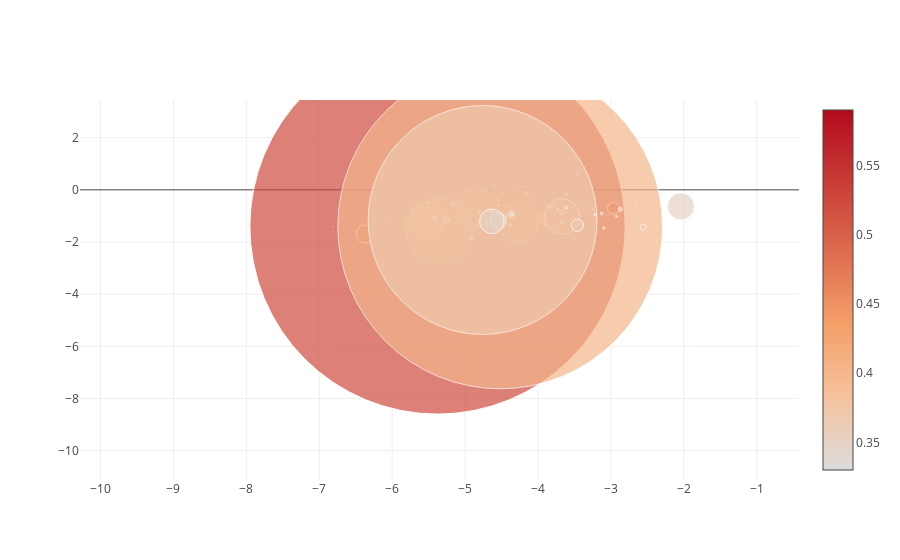

The code cell stored with this chart in its notebook:
### Code cell
mylib.launch_campaign_about('vin')

### Figure 1 — Plotly figure (JSON) as saved in the notebook; plotly's stock layout.template omitted (floating-point values rounded to 4 significant figures)
{"data": [{"marker": {"color": [0.59, 0.52, 0.51, 0.51, 0.5, 0.5, 0.5, 0.5, 0.49, 0.48, 0.48, 0.47, 0.47, 0.47, 0.47, 0.46, 0.46, 0.46, 0.46, 0.46, 0.45, 0.45, 0.44, 0.44, 0.44, 0.44, 0.44, 0.43, 0.43, 0.43, 0.43, 0.43, 0.42, 0.42, 0.42, 0.42, 0.42, 0.42, 0.42, 0.42, 0.41, 0.41, 0.41, 0.41, 0.41, 0.4, 0.4, 0.4, 0.4, 0.4, 0.4, 0.4, 0.4, 0.4, 0.4, 0.4, 0.4, 0.39, 0.39, 0.39, 0.39, 0.39, 0.39, 0.39, 0.39, 0.39, 0.38, 0.38, 0.38, 0.38, 0.38, 0.37, 0.37, 0.37, 0.37, 0.37, 0.37, 0.37, 0.37, 0.37, 0.36, 0.36, 0.36, 0.36, 0.35, 0.35, 0.35, 0.35, 0.35, 0.35, 0.35, 0.35, 0.34, 0.34, 0.34, 0.34, 0.34, 0.34, 0.33, 0.33], "showscale": true, "size": [3.101, 375.3, 0.8917, 0.7266, 0.979, 1.041, 11.9, 0.5564, 6.463, 3.067, 13.53, 4.349, 18.21, 0.681, 46.99, 4.162, 13.98, 5.545, 0.8313, 0.6134, 1.678, 3.373, 0.3184, 3.698, 2.773, 4.102, 0.6524, 3.46, 1.137, 34.8, 0.8445, 39.77, 40.12, 3.435, 1.001, 10.12, 0.6499, 3.606, 6.632, 0.1626, 1.641, 1.043, 1.447, 65.43, 2.731, 0.498, 0.87, 324.8, 2.324, 1.06, 2.64, 3.465, 0.9551, 1.398, 35.15, 0.5949, 4.144, 0.4806, 2.651, 5.647, 2.252, 0.3329, 3.007, 7.925, 0.9087, 1.336, 2.131, 2.213, 0.401, 0.9276, 3.75, 0.793, 3.616, 0.8172, 228.8, 12.36, 5.782, 0.382, 0.35, 0.3793, 0.6399, 1.685, 0.7804, 2.516, 2.697, 16.42, 0.7338, 1.892, 27.27, 0.7671, 24.62, 1.423, 3.597, 0.3561, 2.684, 0.8842, 3.903, 0.9411, 0.1733, 0.4084]}, "mode": "markers", "text": ["instagram URL: http://instagram.com/web/friendships/10445303/follow/<br>instagram ID: 10445303<br>final measure: 0.59<br>likes: 17104<br>followers: 1442<br>likesperday: 39.0<br>", "instagram URL: http://instagram.com/web/friendships/550862816/follow/<br>instagram ID: 550862816<br>final measure: 0.52<br>likes: 435683<br>followers: 29155<br>likesperday: 1109.0<br>", "instagram URL: http://instagram.com/web/friendships/1970641110/follow/<br>instagram ID: 1970641110<br>final measure: 0.51<br>likes: 11550<br>followers: 459<br>likesperday: 15.0<br>", "instagram URL: http://instagram.com/web/friendships/628300702/follow/<br>instagram ID: 628300702<br>final measure: 0.51<br>likes: 9056<br>followers: 530<br>likesperday: 11.0<br>", "instagram URL: http://instagram.com/web/friendships/1986678688/follow/<br>instagram ID: 1986678688<br>final measure: 0.5<br>likes: 10793<br>followers: 444<br>likesperday: 20.0<br>", "instagram URL: http://instagram.com/web/friendships/1429052467/follow/<br>instagram ID: 1429052467<br>final measure: 0.5<br>likes: 13037<br>followers: 462<br>likesperday: 18.0<br>", "instagram URL: http://instagram.com/web/friendships/3090633824/follow/<br>instagram ID: 3090633824<br>final measure: 0.5<br>likes: 45382<br>followers: 4055<br>likesperday: 77.0<br>", "instagram URL: http://instagram.com/web/friendships/1773767930/follow/<br>instagram ID: 1773767930<br>final measure: 0.5<br>likes: 8492<br>followers: 405<br>likesperday: 9.0<br>", "instagram URL: http://instagram.com/web/friendships/3236337977/follow/<br>instagram ID: 3236337977<br>final measure: 0.49<br>likes: 27370<br>followers: 2312<br>likesperday: 66.0<br>", "instagram URL: http://instagram.com/web/friendships/1791529568/follow/<br>instagram ID: 1791529568<br>final measure: 0.48<br>likes: 18045<br>followers: 389<br>likesperday: 134.0<br>", "instagram URL: http://instagram.com/web/friendships/35525377/follow/<br>instagram ID: 35525377<br>final measure: 0.48<br>likes: 34813<br>followers: 7962<br>likesperday: 66.0<br>", "instagram URL: http://instagram.com/web/friendships/2069866026/follow/<br>instagram ID: 2069866026<br>final measure: 0.47<br>likes: 26295<br>followers: 999<br>likesperday: 72.0<br>", "instagram URL: http://instagram.com/web/friendships/1570991709/follow/<br>instagram ID: 1570991709<br>final measure: 0.47<br>likes: 54457<br>followers: 5118<br>likesperday: 119.0<br>", "instagram URL: http://instagram.com/web/friendships/4318223424/follow/<br>instagram ID: 4318223424<br>final measure: 0.47<br>likes: 5246<br>followers: 260<br>likesperday: 34.0<br>", "instagram URL: http://instagram.com/web/friendships/387082399/follow/<br>instagram ID: 387082399<br>final measure: 0.47<br>likes: 77807<br>followers: 13912<br>likesperday: 204.0<br>", "instagram URL: http://instagram.com/web/friendships/3102591805/follow/<br>instagram ID: 3102591805<br>final measure: 0.46<br>likes: 26132<br>followers: 1105<br>likesperday: 60.0<br>", "instagram URL: http://instagram.com/web/friendships/16095281/follow/<br>instagram ID: 16095281<br>final measure: 0.46<br>likes: 41073<br>followers: 4623<br>likesperday: 103.0<br>", "instagram URL: http://instagram.com/web/friendships/2519129001/follow/<br>instagram ID: 2519129001<br>final measure: 0.46<br>likes: 29483<br>followers: 2425<br>likesperday: 43.0<br>", "instagram URL: http://instagram.com/web/friendships/3012022771/follow/<br>instagram ID: 3012022771<br>final measure: 0.46<br>likes: 9409<br>followers: 408<br>likesperday: 18.0<br>", "instagram URL: http://instagram.com/web/friendships/211539883/follow/<br>instagram ID: 211539883<br>final measure: 0.46<br>likes: 5402<br>followers: 387<br>likesperday: 18.0<br>", "instagram URL: http://instagram.com/web/friendships/1989953266/follow/<br>instagram ID: 1989953266<br>final measure: 0.45<br>likes: 15404<br>followers: 481<br>likesperday: 38.0<br>", "instagram URL: http://instagram.com/web/friendships/260742555/follow/<br>instagram ID: 260742555<br>final measure: 0.45<br>likes: 14980<br>followers: 678<br>likesperday: 112.0<br>", "instagram URL: http://instagram.com/web/friendships/863432690/follow/<br>instagram ID: 863432690<br>final measure: 0.44<br>likes: 5336<br>followers: 475<br>likesperday: 4.0<br>", "instagram URL: http://instagram.com/web/friendships/4638914639/follow/<br>instagram ID: 4638914639<br>final measure: 0.44<br>likes: 15149<br>followers: 1672<br>likesperday: 54.0<br>", "instagram URL: http://instagram.com/web/friendships/2304800847/follow/<br>instagram ID: 2304800847<br>final measure: 0.44<br>likes: 19039<br>followers: 603<br>likesperday: 67.0<br>", "instagram URL: http://instagram.com/web/friendships/1364156278/follow/<br>instagram ID: 1364156278<br>final measure: 0.44<br>likes: 5557<br>followers: 6881<br>likesperday: 44.0<br>", "instagram URL: http://instagram.com/web/friendships/3500062985/follow/<br>instagram ID: 3500062985<br>final measure: 0.44<br>likes: 6323<br>followers: 374<br>likesperday: 18.0<br>", "instagram URL: http://instagram.com/web/friendships/406695329/follow/<br>instagram ID: 406695329<br>final measure: 0.43<br>likes: 13775<br>followers: 2997<br>likesperday: 29.0<br>", "instagram URL: http://instagram.com/web/friendships/22176722/follow/<br>instagram ID: 22176722<br>final measure: 0.43<br>likes: 12500<br>followers: 398<br>likesperday: 26.0<br>", "instagram URL: http://instagram.com/web/friendships/1700279093/follow/<br>instagram ID: 1700279093<br>final measure: 0.43<br>likes: 74179<br>followers: 9119<br>likesperday: 179.0<br>", "instagram URL: http://instagram.com/web/friendships/3161467688/follow/<br>instagram ID: 3161467688<br>final measure: 0.43<br>likes: 7591<br>followers: 671<br>likesperday: 14.0<br>", "instagram URL: http://instagram.com/web/friendships/5565677408/follow/<br>instagram ID: 5565677408<br>final measure: 0.43<br>likes: 46845<br>followers: 8338<br>likesperday: 405.0<br>", "instagram URL: http://instagram.com/web/friendships/372961788/follow/<br>instagram ID: 372961788<br>final measure: 0.42<br>likes: 106263<br>followers: 9017<br>likesperday: 168.0<br>", "instagram URL: http://instagram.com/web/friendships/3526270187/follow/<br>instagram ID: 3526270187<br>final measure: 0.42<br>likes: 14993<br>followers: 2315<br>likesperday: 34.0<br>", "instagram URL: http://instagram.com/web/friendships/1911910166/follow/<br>instagram ID: 1911910166<br>final measure: 0.42<br>likes: 11219<br>followers: 687<br>likesperday: 13.0<br>", "instagram URL: http://instagram.com/web/friendships/177173101/follow/<br>instagram ID: 177173101<br>final measure: 0.42<br>likes: 36527<br>followers: 2354<br>likesperday: 119.0<br>", "instagram URL: http://instagram.com/web/friendships/55767322/follow/<br>instagram ID: 55767322<br>final measure: 0.42<br>likes: 8334<br>followers: 362<br>likesperday: 14.0<br>", "instagram URL: http://instagram.com/web/friendships/3520620670/follow/<br>instagram ID: 3520620670<br>final measure: 0.42<br>likes: 19865<br>followers: 1259<br>likesperday: 52.0<br>", "instagram URL: http://instagram.com/web/friendships/180180581/follow/<br>instagram ID: 180180581<br>final measure: 0.42<br>likes: 22514<br>followers: 2873<br>likesperday: 68.0<br>", "instagram URL: http://instagram.com/web/friendships/3988575379/follow/<br>instagram ID: 3988575379<br>final measure: 0.42<br>likes: 1627<br>followers: 271<br>likesperday: 6.0<br>", "instagram URL: http://instagram.com/web/friendships/1795985734/follow/<br>instagram ID: 1795985734<br>final measure: 0.41<br>likes: 20394<br>followers: 629<br>likesperday: 21.0<br>", "instagram URL: http://instagram.com/web/friendships/2282255370/follow/<br>instagram ID: 2282255370<br>final measure: 0.41<br>likes: 10150<br>followers: 765<br>likesperday: 14.0<br>", "instagram URL: http://instagram.com/web/friendships/4775323948/follow/<br>instagram ID: 4775323948<br>final measure: 0.41<br>likes: 9104<br>followers: 426<br>likesperday: 54.0<br>", "instagram URL: http://instagram.com/web/friendships/3672733479/follow/<br>instagram ID: 3672733479<br>final measure: 0.41<br>likes: 206931<br>followers: 4231<br>likesperday: 489.0<br>", "instagram URL: http://instagram.com/web/friendships/3266021842/follow/<br>instagram ID: 3266021842<br>final measure: 0.41<br>likes: 18710<br>followers: 712<br>likesperday: 56.0<br>", "instagram URL: http://instagram.com/web/friendships/3570805882/follow/<br>instagram ID: 3570805882<br>final measure: 0.4<br>likes: 4835<br>followers: 513<br>likesperday: 10.0<br>", "instagram URL: http://instagram.com/web/friendships/1509964861/follow/<br>instagram ID: 1509964861<br>final measure: 0.4<br>likes: 7242<br>followers: 1742<br>likesperday: 6.0<br>", "instagram URL: http://instagram.com/web/friendships/49407006/follow/<br>instagram ID: 49407006<br>final measure: 0.4<br>likes: 356517<br>followers: 19885<br>likesperday: 1488.0<br>", "instagram URL: http://instagram.com/web/friendships/192699912/follow/<br>instagram ID: 192699912<br>final measure: 0.4<br>likes: 13346<br>followers: 1094<br>likesperday: 37.0<br>", "instagram URL: http://instagram.com/web/friendships/4325390/follow/<br>instagram ID: 4325390<br>final measure: 0.4<br>likes: 11499<br>followers: 296<br>likesperday: 33.0<br>", "instagram URL: http://instagram.com/web/friendships/21712942/follow/<br>instagram ID: 21712942<br>final measure: 0.4<br>likes: 13824<br>followers: 1050<br>likesperday: 48.0<br>", "instagram URL: http://instagram.com/web/friendships/1689554515/follow/<br>instagram ID: 1689554515<br>final measure: 0.4<br>likes: 31367<br>followers: 589<br>likesperday: 65.0<br>", "instagram URL: http://instagram.com/web/friendships/708338909/follow/<br>instagram ID: 708338909<br>final measure: 0.4<br>likes: 13916<br>followers: 285<br>likesperday: 23.0<br>", "instagram URL: http://instagram.com/web/friendships/2150666103/follow/<br>instagram ID: 2150666103<br>final measure: 0.4<br>likes: 11739<br>followers: 832<br>likesperday: 20.0<br>", "instagram URL: http://instagram.com/web/friendships/2714065319/follow/<br>instagram ID: 2714065319<br>final measure: 0.4<br>likes: 73253<br>followers: 12779<br>likesperday: 132.0<br>", "instagram URL: http://instagram.com/web/friendships/2128802058/follow/<br>instagram ID: 2128802058<br>final measure: 0.4<br>likes: 6945<br>followers: 637<br>likesperday: 8.0<br>", "instagram URL: http://instagram.com/web/friendships/2138892393/follow/<br>instagram ID: 2138892393<br>final measure: 0.4<br>likes: 27005<br>followers: 1987<br>likesperday: 32.0<br>", "instagram URL: http://instagram.com/web/friendships/4110452225/follow/<br>instagram ID: 4110452225<br>final measure: 0.39<br>likes: 4282<br>followers: 415<br>likesperday: 13.0<br>", "instagram URL: http://instagram.com/web/friendships/4364143025/follow/<br>instagram ID: 4364143025<br>final measure: 0.39<br>likes: 7500<br>followers: 689<br>likesperday: 136.0<br>", "instagram URL: http://instagram.com/web/friendships/2005738262/follow/<br>instagram ID: 2005738262<br>final measure: 0.39<br>likes: 31425<br>followers: 2899<br>likesperday: 35.0<br>", "instagram URL: http://instagram.com/web/friendships/1560782533/follow/<br>instagram ID: 1560782533<br>final measure: 0.39<br>likes: 13760<br>followers: 970<br>likesperday: 38.0<br>", "instagram URL: http://instagram.com/web/friendships/2260815255/follow/<br>instagram ID: 2260815255<br>final measure: 0.39<br>likes: 922<br>followers: 707<br>likesperday: 17.0<br>", "instagram URL: http://instagram.com/web/friendships/2200300380/follow/<br>instagram ID: 2200300380<br>final measure: 0.39<br>likes: 21889<br>followers: 1377<br>likesperday: 30.0<br>", "instagram URL: http://instagram.com/web/friendships/4021753258/follow/<br>instagram ID: 4021753258<br>final measure: 0.39<br>likes: 51541<br>followers: 967<br>likesperday: 126.0<br>", "instagram URL: http://instagram.com/web/friendships/2996122784/follow/<br>instagram ID: 2996122784<br>final measure: 0.39<br>likes: 5492<br>followers: 537<br>likesperday: 28.0<br>", "instagram URL: http://instagram.com/web/friendships/450014318/follow/<br>instagram ID: 450014318<br>final measure: 0.39<br>likes: 12776<br>followers: 341<br>likesperday: 41.0<br>", "instagram URL: http://instagram.com/web/friendships/4026664047/follow/<br>instagram ID: 4026664047<br>final measure: 0.38<br>likes: 14143<br>followers: 434<br>likesperday: 74.0<br>", "instagram URL: http://instagram.com/web/friendships/2052904719/follow/<br>instagram ID: 2052904719<br>final measure: 0.38<br>likes: 25673<br>followers: 636<br>likesperday: 30.0<br>", "instagram URL: http://instagram.com/web/friendships/1680873411/follow/<br>instagram ID: 1680873411<br>final measure: 0.38<br>likes: 3470<br>followers: 309<br>likesperday: 15.0<br>", "instagram URL: http://instagram.com/web/friendships/2880964/follow/<br>instagram ID: 2880964<br>final measure: 0.38<br>likes: 12310<br>followers: 699<br>likesperday: 10.0<br>", "instagram URL: http://instagram.com/web/friendships/3949628454/follow/<br>instagram ID: 3949628454<br>final measure: 0.38<br>likes: 24663<br>followers: 983<br>likesperday: 58.0<br>", "instagram URL: http://instagram.com/web/friendships/1172540098/follow/<br>instagram ID: 1172540098<br>final measure: 0.37<br>likes: 12390<br>followers: 564<br>likesperday: 9.0<br>", "instagram URL: http://instagram.com/web/friendships/1788781813/follow/<br>instagram ID: 1788781813<br>final measure: 0.37<br>likes: 20290<br>followers: 1074<br>likesperday: 60.0<br>", "instagram URL: http://instagram.com/web/friendships/2037900235/follow/<br>instagram ID: 2037900235<br>final measure: 0.37<br>likes: 10841<br>followers: 440<br>likesperday: 14.0<br>", "instagram URL: http://instagram.com/web/friendships/6838072/follow/<br>instagram ID: 6838072<br>final measure: 0.37<br>likes: 259611<br>followers: 35072<br>likesperday: 575.0<br>", "instagram URL: http://instagram.com/web/friendships/642716587/follow/<br>instagram ID: 642716587<br>final measure: 0.37<br>likes: 51149<br>followers: 1965<br>likesperday: 152.0<br>", "instagram URL: http://instagram.com/web/friendships/6042273550/follow/<br>instagram ID: 6042273550<br>final measure: 0.37<br>likes: 9658<br>followers: 1595<br>likesperday: 217.0<br>", "instagram URL: http://instagram.com/web/friendships/1522734717/follow/<br>instagram ID: 1522734717<br>final measure: 0.37<br>likes: 3634<br>followers: 1004<br>likesperday: 4.0<br>", "instagram URL: http://instagram.com/web/friendships/5834141416/follow/<br>instagram ID: 5834141416<br>final measure: 0.37<br>likes: 1650<br>followers: 464<br>likesperday: 16.0<br>", "instagram URL: http://instagram.com/web/friendships/5480398562/follow/<br>instagram ID: 5480398562<br>final measure: 0.37<br>likes: 1799<br>followers: 258<br>likesperday: 31.0<br>", "instagram URL: http://instagram.com/web/friendships/4219759255/follow/<br>instagram ID: 4219759255<br>final measure: 0.36<br>likes: 2601<br>followers: 1312<br>likesperday: 12.0<br>", "instagram URL: http://instagram.com/web/friendships/2201514904/follow/<br>instagram ID: 2201514904<br>final measure: 0.36<br>likes: 17107<br>followers: 332<br>likesperday: 50.0<br>", "instagram URL: http://instagram.com/web/friendships/270089711/follow/<br>instagram ID: 270089711<br>final measure: 0.36<br>likes: 6141<br>followers: 1102<br>likesperday: 9.0<br>", "instagram URL: http://instagram.com/web/friendships/2079697287/follow/<br>instagram ID: 2079697287<br>final measure: 0.36<br>likes: 19580<br>followers: 490<br>likesperday: 66.0<br>", "instagram URL: http://instagram.com/web/friendships/3051348627/follow/<br>instagram ID: 3051348627<br>final measure: 0.35<br>likes: 16989<br>followers: 808<br>likesperday: 53.0<br>", "instagram URL: http://instagram.com/web/friendships/2176287115/follow/<br>instagram ID: 2176287115<br>final measure: 0.35<br>likes: 50898<br>followers: 5696<br>likesperday: 93.0<br>", "instagram URL: http://instagram.com/web/friendships/2268754110/follow/<br>instagram ID: 2268754110<br>final measure: 0.35<br>likes: 5248<br>followers: 342<br>likesperday: 30.0<br>", "instagram URL: http://instagram.com/web/friendships/3124828732/follow/<br>instagram ID: 3124828732<br>final measure: 0.35<br>likes: 10812<br>followers: 1743<br>likesperday: 19.0<br>", "instagram URL: http://instagram.com/web/friendships/231581566/follow/<br>instagram ID: 231581566<br>final measure: 0.35<br>likes: 65842<br>followers: 5761<br>likesperday: 196.0<br>", "instagram URL: http://instagram.com/web/friendships/1905029285/follow/<br>instagram ID: 1905029285<br>final measure: 0.35<br>likes: 8173<br>followers: 313<br>likesperday: 23.0<br>", "instagram URL: http://instagram.com/web/friendships/1472918108/follow/<br>instagram ID: 1472918108<br>final measure: 0.35<br>likes: 120690<br>followers: 2512<br>likesperday: 200.0<br>", "instagram URL: http://instagram.com/web/friendships/1454608428/follow/<br>instagram ID: 1454608428<br>final measure: 0.35<br>likes: 9209<br>followers: 423<br>likesperday: 52.0<br>", "instagram URL: http://instagram.com/web/friendships/1427377504/follow/<br>instagram ID: 1427377504<br>final measure: 0.34<br>likes: 20282<br>followers: 2363<br>likesperday: 27.0<br>", "instagram URL: http://instagram.com/web/friendships/3991012167/follow/<br>instagram ID: 3991012167<br>final measure: 0.34<br>likes: 3831<br>followers: 331<br>likesperday: 10.0<br>", "instagram URL: http://instagram.com/web/friendships/2680637259/follow/<br>instagram ID: 2680637259<br>final measure: 0.34<br>likes: 20108<br>followers: 1194<br>likesperday: 30.0<br>", "instagram URL: http://instagram.com/web/friendships/222911336/follow/<br>instagram ID: 222911336<br>final measure: 0.34<br>likes: 12124<br>followers: 403<br>likesperday: 16.0<br>", "instagram URL: http://instagram.com/web/friendships/5609349054/follow/<br>instagram ID: 5609349054<br>final measure: 0.34<br>likes: 18718<br>followers: 612<br>likesperday: 133.0<br>", "instagram URL: http://instagram.com/web/friendships/1143428611/follow/<br>instagram ID: 1143428611<br>final measure: 0.34<br>likes: 8748<br>followers: 405<br>likesperday: 25.0<br>", "instagram URL: http://instagram.com/web/friendships/517418692/follow/<br>instagram ID: 517418692<br>final measure: 0.33<br>likes: 2987<br>followers: 335<br>likesperday: 3.0<br>", "instagram URL: http://instagram.com/web/friendships/1057283894/follow/<br>instagram ID: 1057283894<br>final measure: 0.33<br>likes: 6023<br>followers: 213<br>likesperday: 13.0<br>"], "type": "scatter", "x": [-4.385, -5.378, -4.699, -5.064, -4.251, -5.125, -2.966, -5.815, -4.973, -5.411, -4.867, -5.783, -6.371, -4.257, -4.331, -4.96, -4.282, -6.062, -5.277, -5.452, -5.844, -4.705, -4.329, -4.554, -5.21, -4.584, -5.243, -4.809, -3.207, -5.531, -4.528, -4.265, -4.865, -3.352, -3.902, -3.94, -2.969, -4.812, -3.758, -4.795, -4.707, -4.315, -3.774, -5.356, -4.739, -3.187, -3.061, -4.518, -4.155, -4.63, -5.169, -4.913, -4.599, -4.697, -3.669, -4.199, -3.673, -0.9537, -4.38, -5.267, -3.613, -9.748, -3.842, -4.37, -3.108, -3.247, -3.681, -3.907, -3.941, -4.438, -4.464, -4.7, -5.417, -4.815, -4.76, -3.461, -2.555, -2.944, -6.811, -3.472, -1.443, -3.094, -5.498, -3.614, -3.127, -4.55, -4.54, -2.92, -2.039, -4.801, -4.634, -4.635, -4.364, -4.508, -3.217, -2.647, -2.87, -3.724, -5.764, -5.34], "y": [-0.4708, -1.403, -1.278, -1.025, -0.2784, -0.9999, -0.7095, -0.5092, -0.9721, -1.411, -1.271, -1.114, -1.693, -1.252, -0.9124, -1.498, -1.174, -1.188, -1.195, -0.8236, -1.397, -1.294, -1.348, -0.3556, -1.208, 0.1207, -0.7649, -0.7045, -0.9413, -1.153, -0.9289, -1.267, -0.692, -0.7091, -0.1171, -1.032, -0.8601, -1.309, -0.5761, -1.141, -1.37, -0.8383, -0.4925, -1.549, -0.03596, -0.3607, -0.9863, -1.4, -0.1567, -1.339, -0.5766, -1.844, -1.211, -1.11, -1.022, -0.6317, -0.8749, 2.601, -1.35, -1.141, -0.1686, -0.6532, -0.6398, -0.9273, -1.433, -0.7484, -1.265, -1.346, -1.872, -0.6307, -1.025, -1.198, -1.062, -0.8907, -1.156, -1.362, -1.432, -0.9753, -1.402, 0.5687, -0.8811, -1.482, -0.4955, -0.6838, -0.9108, -1.201, -0.5745, -1.026, -0.6334, -0.8076, -1.207, -0.827, -0.9308, -1.302, -0.9538, -0.5063, -0.7428, -0.7332, -0.5416, -1.395]}], "layout": {}}
